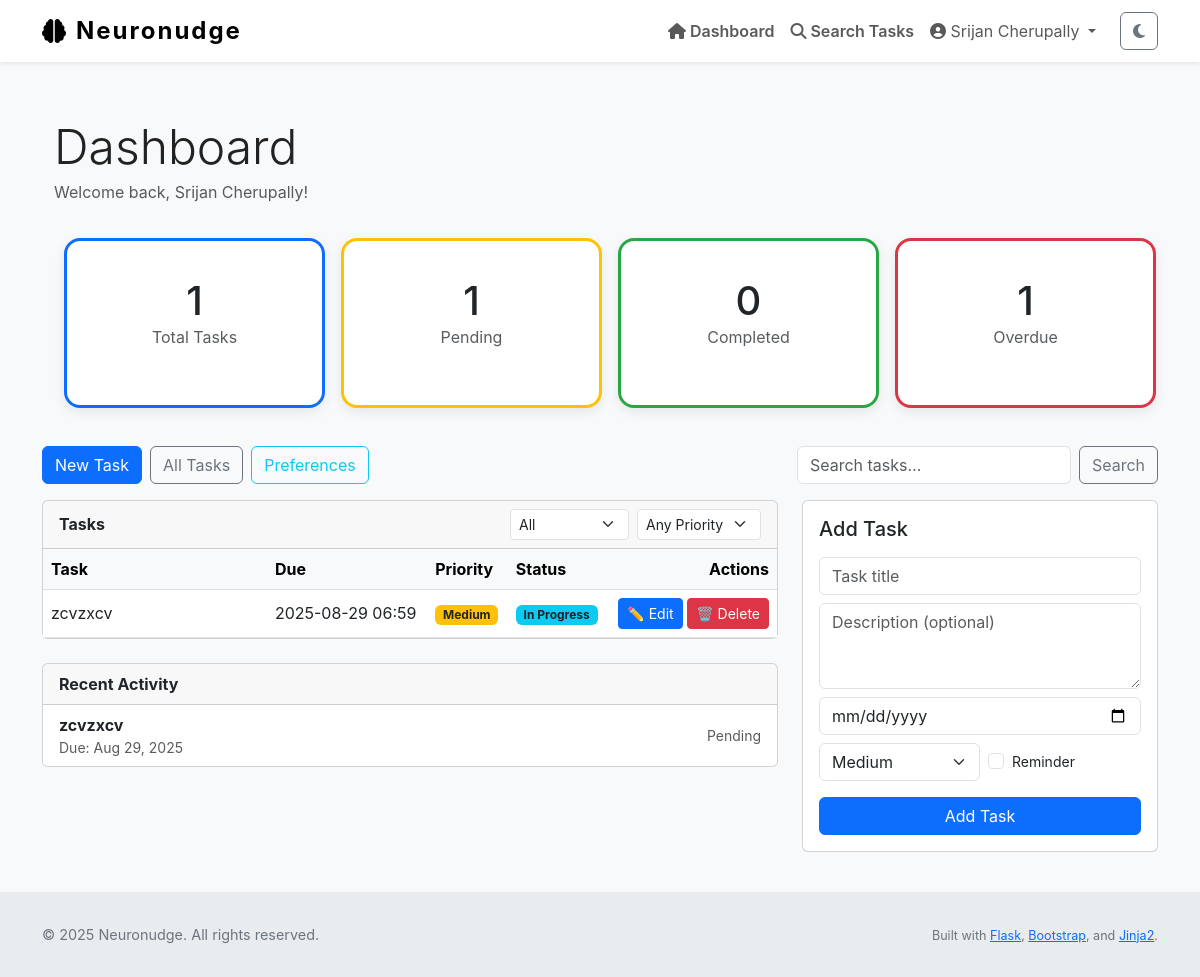
The page /dashboard/custom (signed in) on the database as committed earlier.
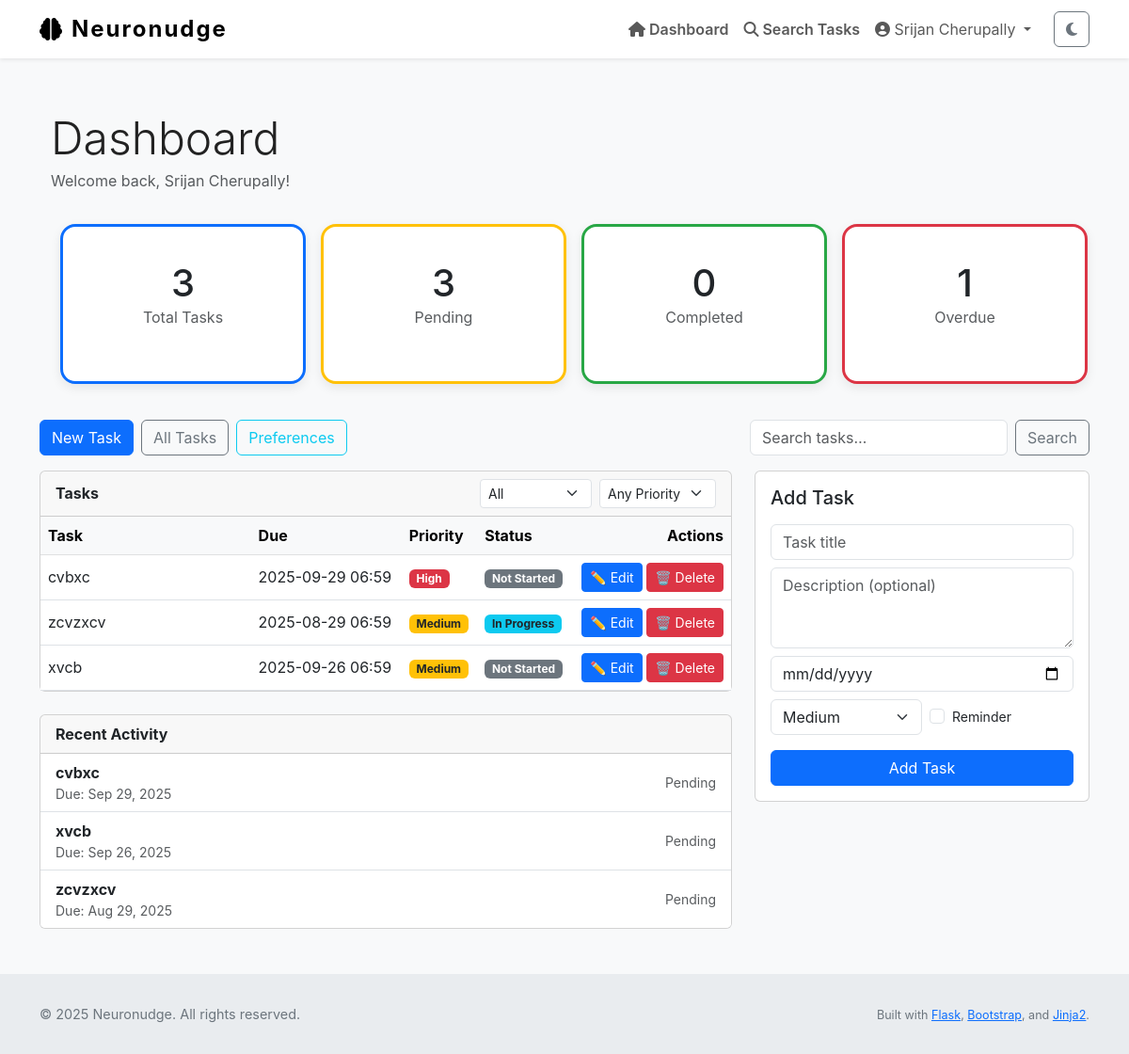
The same page on the database as committed later.
### Neuronudge/models.py (models this page shows, shortened)
class Task(db.Model):
    id = db.Column(db.Integer, primary_key=True)
    title = db.Column(db.String(255), nullable=False)
    description = db.Column(db.Text, nullable=False)
    due_date = db.Column(db.DateTime)
    completed = db.Column(db.Boolean, default=False)
    priority = db.Column(db.Integer, default=2)         # 1 = high, 2 = med, 3 = low
    status = db.Column(db.String(20), default='not started')
    reminder_set = db.Column(db.Boolean, default=False)
    created_at = db.Column(db.DateTime, default=datetime.utcnow)
    updated_at = db.Column(db.DateTime, default=datetime.utcnow, onupdate=datetime.utcnow)
    user_id = db.Column(db.Integer, db.ForeignKey('user.id'), nullable=False)

### Neuronudge/views.py (the view, shortened to what this page needs)
@main.route('/dashboard/custom', methods=['GET', 'POST'])
@login_required
def dashboard_customized():
    task_form = TaskForm()
    import json
    preferences = {}
    try:
        prefs_obj = getattr(current_user, 'preferences', None)
        if prefs_obj:
            preferences = {
                "focus_time": getattr(prefs_obj, 'focus_time', 25),
                "break_time": getattr(prefs_obj, 'break_time', 5),
                "long_break_time": getattr(prefs_obj, 'long_break_time', 15),
                "session_goal": getattr(prefs_obj, 'session_goal', 4),
                "notifications_enabled": bool(getattr(prefs_obj, 'notifications_enabled', True)),
                "dark_mode_enabled": bool(getattr(prefs_obj, 'dark_mode_enabled', False)),
                "theme_color": getattr(prefs_obj, 'theme_color', 'blue'),
                "font_size": getattr(prefs_obj, 'font_size', 'medium'),
                "sound_enabled": bool(getattr(prefs_obj, 'sound_enabled', True))
            }
        else:
            raw_pref = getattr(current_user, 'preferences', None)
    except Exception as e:
        current_app.logger.exception(f"Error loading preferences for user {getattr(current_user, 'id', 'unknown')}: {e}")
        preferences = {}
    default_preferences = {
        "feature_timer": True,
        "feature_focus_mode": False,
        "feature_scroll_autostart": True,
        "feature_task_stats": False,
        "feature_task_timer": True,
        "feature_deadline_tracker": True,
        "feature_custom_colors": False,
        "feature_auto_reminders": False,
        "feature_priority_sort": True,
        "feature_task_export": False,
        "feature_progress_graphs": False
    }
    for key, value in default_preferences.items():
        if key not in preferences:
            preferences[key] = value
    page = request.args.get('page', 1, type=int)
    per_page = 10
    filter_status = request.args.get('status', 'all')
    filter_priority = request.args.get('priority', 'all')
    search_term = request.args.get('search', '').strip()
    base_query = Task.query.filter_by(user_id=current_user.id)
    if filter_status == 'completed':
        base_query = base_query.filter_by(completed=True)
    elif filter_status == 'pending':
        base_query = base_query.filter_by(completed=False)
    if filter_priority in ['1', '2', '3']:
        base_query = base_query.filter_by(priority=int(filter_priority))
    if search_term:
        try:
            base_query = base_query.filter(Task.title.ilike(f'%{search_term}%'))
        except Exception:
            base_query = base_query.filter(Task.title.like(f'%{search_term}%'))
    try:
        ordered_query = base_query.order_by(Task.priority.asc(), Task.due_date.asc().nulls_last())
    except Exception:
        ordered_query = base_query.order_by(Task.priority.asc(), Task.due_date.asc())
    paginated_tasks = ordered_query.paginate(page=page, per_page=per_page, error_out=False)
    tasks_all = Task.query.filter_by(user_id=current_user.id).all()
    recent_tasks = Task.query.filter_by(user_id=current_user.id).order_by(Task.created_at.desc()).limit(10).all()
    total_tasks = Task.query.filter_by(user_id=current_user.id).count()
    pending_tasks = Task.query.filter_by(user_id=current_user.id, completed=False).count()
    completed_tasks = Task.query.filter_by(user_id=current_user.id, completed=True).count()
    overdue_tasks = Task.query.filter(
        Task.user_id == current_user.id,
        Task.completed == False,
        Task.due_date != None,
        Task.due_date < datetime.utcnow()
    ).count()
    task_counts = {
        'total': total_tasks,
        'pending': pending_tasks,
        'completed': completed_tasks,
        'overdue': overdue_tasks
    }
    onboarding = OnboardingPreferences.query.filter_by(user_id=current_user.id).first()
    features = set()
    try:
        if current_user.dashboard_features:
            if isinstance(current_user.dashboard_features, (list, tuple, set)):
                features.update(current_user.dashboard_features)
            else:
                try:
                    parsed = json.loads(current_user.dashboard_features)
                    if isinstance(parsed, (list, tuple, set)):
                        features.update(parsed)
                except Exception:
                    pass
    except Exception:
        pass
    try:
        if getattr(current_user, 'feature_timer', False):
            features.add('timer')
            features.add('task_timer')
    except Exception:
        pass
    try:
        if getattr(current_user, 'feature_task_timer', False):
            features.add('task_timer')
            features.add('timer')
    except Exception:
        pass
    try:
        if getattr(current_user, 'feature_focus_mode', False):
            features.add('focus_mode')
    except Exception:
        pass
    try:
        if getattr(current_user, 'feature_scroll_autostart', False):
            features.add('scroll_autostart')
    except Exception:
        pass
    try:
        if getattr(current_user, 'feature_task_stats', False):
            features.add('task_stats')
    except Exception:
        pass
    try:
        if getattr(current_user, 'feature_deadline_tracker', False):
            features.add('deadline_tracker')
    except Exception:
        pass
    try:
        if getattr(current_user, 'feature_custom_colors', False):
            features.add('custom_colors')
    except Exception:
        pass
    try:
        if getattr(current_user, 'feature_auto_reminders', False):
            features.add('auto_reminders')
            features.add('reminders')
    except Exception:
        pass
    try:
        if getattr(current_user, 'feature_priority_sort', False):
            features.add('priority_sort')
    except Exception:
        pass
    try:
        if getattr(current_user, 'feature_task_export', False):
            features.add('task_export')
    except Exception:
        pass
    try:
        if getattr(current_user, 'feature_progress_graphs', False):
            features.add('progress_graphs')
            features.add('graphs')
    except Exception:
        pass
    normalized = set()
    features = sorted(list(normalized))
    feature_map = {
        "feature_timer": "timer",
        "feature_focus_mode": "focus_mode",
        "feature_scroll_autostart": "scroll_autostart",
        "feature_task_stats": "task_stats",
        "feature_task_timer": "task_timer",
        "feature_deadline_tracker": "deadline_tracker",
        "feature_custom_colors": "custom_colors",
        "feature_auto_reminders": "reminders",     # << maps to reminders card
        "feature_priority_sort": "priority_sort",
        "feature_task_export": "task_export",
        "feature_progress_graphs": "graphs",       # << maps to graphs
    }
    features = set()
    for fkey, short in feature_map.items():
        if getattr(current_user, fkey, False):
            features.add(short)
    features = sorted(list(features))
    return render_template(
        'dashboard_customized.html',
        user=current_user,
        tasks=tasks_all,
        recent_tasks=recent_tasks,
        task_counts=task_counts,
        filter_status=filter_status,
        filter_priority=filter_priority,
        search_term=search_term,
        paginated_tasks=paginated_tasks,
        onboarding=onboarding,
        features=features,
        preferences=preferences,
        task_form=task_form
    )

### Neuronudge/forms.py (shortened to what this page needs)
class TaskForm(FlaskForm):
    title = StringField("Title", validators=[DataRequired()])
    description = TextAreaField("Description")
    due_date = DateField("Due Date", validators=[DataRequired()])
    due_time = TimeField("Due Time (optional)", validators=[Optional()])
    submit = SubmitField("Save Task")
    reminder_set = BooleanField("Set Reminder?")
    priority = SelectField(
    "Priority",
    choices=[
        ("1", "High"),
        ("2", "Medium"),
        ("3", "Low"),
    ],
    default="2",
    validators=[DataRequired()]
)
    status = SelectField(
        "Status",
        choices=[("not_started", "Not Started"),
                 ("in_progress", "In Progress"),
                 ("completed", "Completed")],
        default="not_started"
    )

### Neuronudge/templates/dashboard_customized.html (shortened to what the changed rows need)
{% extends "layout.html" %}
{% block content %}
<div class="container py-4">
  <div class="d-flex justify-content-between align-items-start mb-4">
    <div>
      <h1 class="display-5 mb-1">Dashboard</h1>
    </div>
  </div>
  <div class="row g-3 mb-4">
  <div class="col-12 col-md-3">
    <button type="button"
            class="card h-100 w-100 text-center btn summary-card-btn {% if (request.args.get('status') or 'all') == 'all' %}active-summary{% endif %}"
            data-href="{{ url_for('main.all_tasks', status='all') }}"
            data-status="all"
            aria-label="Show all tasks">
      <div class="card-body">
        <div class="h1 mb-0">{{ task_counts.total }}</div>
        <div class="text-muted">Total Tasks</div>
      </div>
    </button>
  </div>
  <div class="col-12 col-md-3">
    <button type="button"
            class="card h-100 w-100 text-center btn summary-card-btn {% if (request.args.get('status') or '') == 'pending' %}active-summary{% endif %}"
            data-href="{{ url_for('main.all_tasks', status='pending') }}"
            data-status="pending"
            aria-label="Show pending tasks">
      <div class="card-body">
        <div class="h1 mb-0">{{ task_counts.pending }}</div>
        <div class="text-muted">Pending</div>
      </div>
    </button>
  </div>
</div>
</div>
  <div class="row">
    <div class="col-12 col-lg-8">
      <div class="card mb-4">
        <div class="card-body p-0">
          <div class="table-responsive">
            <table class="table mb-0 align-middle">
              <thead class="table-light">
                <tr>
                  <th style="min-width:220px">Task</th>
                  <th>Due</th>
                  <th>Priority</th>
                  <th>Status</th>
                  <th class="text-end">Actions</th>
                </tr>
              </thead>
              <tbody>
                {% for task in paginated_tasks.items %}
                <tr>
                  <td>{{ task.title }}</td>
                  <td>{{ task.due_date.strftime('%Y-%m-%d %H:%M') if task.due_date else 'No due date' }}</td>
                  <td>
                    {% if task.priority == 1 %}
                      <span class="badge bg-danger">High</span>
                    {% elif task.priority == 2 %}
                      <span class="badge bg-warning text-dark">Medium</span>
                    {% elif task.priority == 3 %}
                      <span class="badge bg-secondary">Low</span>
                    {% else %}
                      <span class="badge bg-secondary">—</span>
                    {% endif %}
                  </td>
                  <td>
                    {% if task.status == 'completed' %}
                        <span class="badge bg-success">Completed</span>
                    {% elif task.status == 'in progress' %}
                        <span class="badge bg-info text-dark">In Progress</span>
                    {% elif task.status == 'not started' %}
                        <span class="badge bg-secondary">Not Started</span>
                    {% elif task.status == 'overdue' %}
                        <span class="badge bg-danger">Overdue</span>
                    {% else %}
                        <span class="badge bg-secondary">{{ task.status }}</span>
                    {% endif %}
                  </td>
                  <td class="text-end">
                    <a href="{{ url_for('main.edit_task', id=task.id) }}" class="btn btn-sm btn-primary">✏️ Edit</a>
                    <button class="btn btn-sm btn-danger delete-task-btn" data-task-id="{{ task.id }}" data-bs-toggle="modal" data-bs-target="#deleteTaskModal">🗑️ Delete</button>
                  </td>
                </tr>
                {% endfor %}
              </tbody>
            </table>
          </div>
        </div>
      </div>
      <div class="card mb-4">
        <ul class="list-group list-group-flush">
          {% for t in recent_tasks %}
          <li class="list-group-item d-flex justify-content-between align-items-center">
            <div>
              <strong>{{ t.title }}</strong>
              <div class="small text-muted">Due: {% if t.due_date %}{{ t.due_date.strftime('%b %d, %Y') }}{% else %}—{% endif %}</div>
            </div>
            <div class="text-end small">
              {% if t.completed %}
                <span class="text-success">Completed</span>
              {% else %}
                <span class="text-muted">Pending</span>
              {% endif %}
            </div>
          </li>
          {% else %}
          <li class="list-group-item text-muted">No recent activity</li>
          {% endfor %}
        </ul>
      </div>
    </div>
  </div>
{% endblock %}

Rows that differ between the two databases and show on the page:
added Task: title "cvbxc", due_date "2025-09-29 06:59", priority "High", status "Not Started", due_date "Sep 29, 2025", completed "Pending"
added Task: title "xvcb", due_date "2025-09-26 06:59", priority "Medium", status "Not Started", due_date "Sep 26, 2025", completed "Pending"
Other text that changed with them:
{{ task_counts.total }}: "1" → "3"
{{ task_counts.pending }}: "1" → "3"
